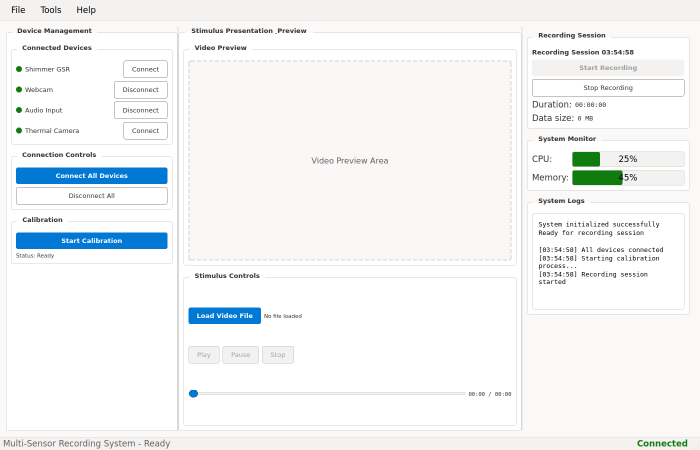
#> input picture PythonApp/src/enhanced_ui_active_state.png, 1400 x 900 px (shown at 1/2 size)
$ python -i native_webcam_wrapper.py   (imports and definitions only)
#> lines starting #> are read from the running program, lines starting #| are printed output that depends on the picture
#> further down, picture is the input picture: shape (900, 1400, 3); mean B, G, R 245.6, 244.8, 242.6
"""
Native Webcam Processor Module

Provides high-performance C++ implementation for webcam capture and processing
with fallback to pure Python implementation when native module is unavailable.
"""

import logging
import time
from typing import List, Dict, Any, Optional, Tuple
import numpy as np
import cv2

logger = logging.getLogger(__name__)

# [11 lines not run here, left out]


class FrameData:
    """Unified frame data structure compatible with both native and Python implementations"""

    # [6 lines left out: function __init__, not called in this run]

    def __repr__(self):
        return f"<FrameData #{self.frame_number} timestamp={self.timestamp} valid={self.is_valid}>"

    # [8 lines left out: function to_dict, not called in this run]


class ProcessingConfig:
    """Configuration for webcam processing"""

    def __init__(self, width: int = 1920, height: int = 1080, fps: float = 30.0,
                 enable_preprocessing: bool = True, enable_motion_detection: bool = False,
                 motion_threshold: float = 30.0):
        self.width = width
        self.height = height
        self.fps = fps
        self.enable_preprocessing = enable_preprocessing
        self.enable_motion_detection = enable_motion_detection
        self.motion_threshold = motion_threshold


class PerformanceMetrics:
    """Performance metrics for webcam processing"""

    # [7 lines left out: function __init__, not called in this run]

    def __repr__(self):
        return f"<PerformanceMetrics fps={self.processing_fps} processed={self.frames_processed} dropped={self.frames_dropped}>"


class PythonWebcamProcessor:
    """Pure Python implementation of webcam processor"""

    def __init__(self):
        self.config = ProcessingConfig()
        self.camera = None
        self.previous_frame = None
        self.motion_diff = None
        self.master_clock_offset_ms = 0.0
        self.total_processing_time_ms = 0.0
        self.frames_processed = 0
        self.frames_dropped = 0

    # [37 lines left out: functions initialize_camera, initialize_camera_by_path, release_camera, not called in this run]

    def is_camera_active(self) -> bool:
        return self.camera is not None and self.camera.isOpened()

    # [7 lines left out: function configure, not called in this run]

    def get_config(self) -> ProcessingConfig:
        return self.config

    # [47 lines left out: functions capture_frame, capture_batch, not called in this run]

    def preprocess_frame(self, input_frame: np.ndarray) -> np.ndarray:
        processed = input_frame.copy()

        # Apply basic image enhancements
        if len(processed.shape) == 3 and processed.shape[2] == 3:
            # Convert to LAB color space for better contrast enhancement
            lab = cv2.cvtColor(processed, cv2.COLOR_BGR2LAB)
#> lab: shape (900, 1400, 3); mean of channels 0, 1, 2 245.7, 128, 127.6
            l, a, b = cv2.split(lab)
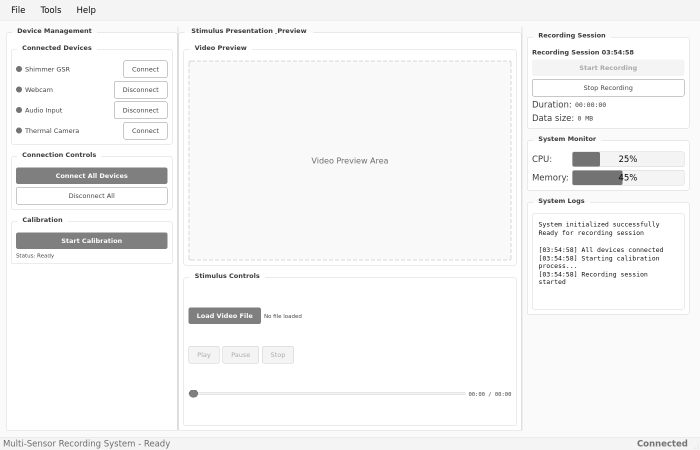
#> l: shape (900, 1400) (shown at 1/2 size); min 0, max 255, mean 245.7
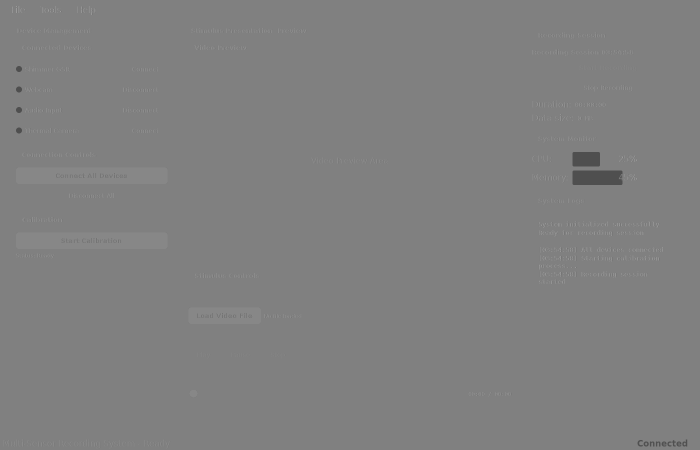
#> a: shape (900, 1400) (shown at 1/2 size); min 79, max 164, mean 128
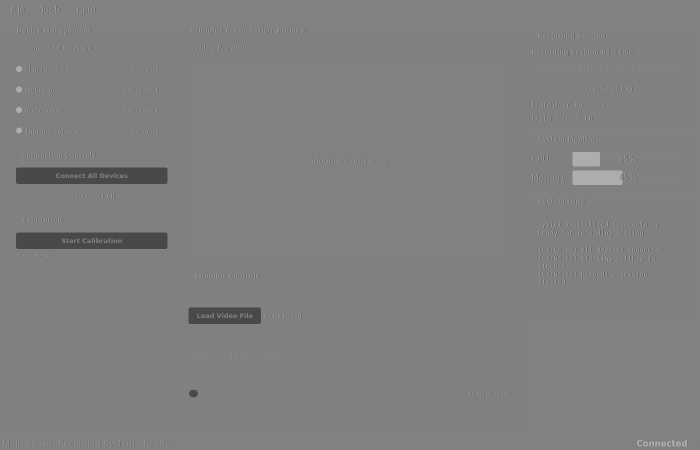
#> b: shape (900, 1400) (shown at 1/2 size); min 69, max 192, mean 127.6

            # Apply CLAHE to L channel
            clahe = cv2.createCLAHE(clipLimit=2.0, tileGridSize=(8, 8))
            l = clahe.apply(l)

            # Merge channels and convert back
            lab = cv2.merge([l, a, b])
#> lab: shape (900, 1400, 3); mean of channels 0, 1, 2 244.5, 128, 127.6
            processed = cv2.cvtColor(lab, cv2.COLOR_LAB2BGR)

        # Light Gaussian blur for noise reduction
        processed = cv2.GaussianBlur(processed, (3, 3), 0.5)

        return processed

    # [45 lines left out: functions detect_motion, apply_timestamp_overlay, not called in this run]

    def set_master_clock_offset(self, offset_ms: float):
        self.master_clock_offset_ms = offset_ms

    def get_synchronized_timestamp(self) -> float:
        return time.time() * 1000.0 + self.master_clock_offset_ms

    # [22 lines left out: functions get_performance_metrics, reset_performance_counters, _update_performance_metrics, not called in this run]


class WebcamProcessor:
    """Unified Webcam processor with automatic native/Python fallback"""

    # [22 lines left out: functions __init__, initialize_camera, initialize_camera_by_path, not called in this run]

    def release_camera(self):
        self.processor.release_camera()

    def is_camera_active(self) -> bool:
        return self.processor.is_camera_active()

    # [48 lines left out: functions configure, get_config, capture_frame, capture_batch, not called in this run]

    def preprocess_frame(self, input_frame: np.ndarray) -> np.ndarray:
        return self.processor.preprocess_frame(input_frame)

    def detect_motion(self, current_frame: np.ndarray, previous_frame: np.ndarray) -> bool:
        return self.processor.detect_motion(current_frame, previous_frame)

    def apply_timestamp_overlay(self, frame: np.ndarray, timestamp: float) -> np.ndarray:
        return self.processor.apply_timestamp_overlay(frame, timestamp)

    def set_master_clock_offset(self, offset_ms: float):
        self.processor.set_master_clock_offset(offset_ms)

    def get_synchronized_timestamp(self) -> float:
        return self.processor.get_synchronized_timestamp()

    # [12 lines left out: function get_performance_metrics, not called in this run]

    def reset_performance_counters(self):
        self.processor.reset_performance_counters()

    @property
    def backend_type(self) -> str:
        return "native" if self.use_native else "python"


# Export main classes
__all__ = ['WebcamProcessor', 'FrameData', 'ProcessingConfig', 'PerformanceMetrics', 'NATIVE_AVAILABLE']

>>> import cv2
>>> picture = cv2.imread('../src/enhanced_ui_active_state.png')
>>> result = PythonWebcamProcessor().preprocess_frame(picture)
